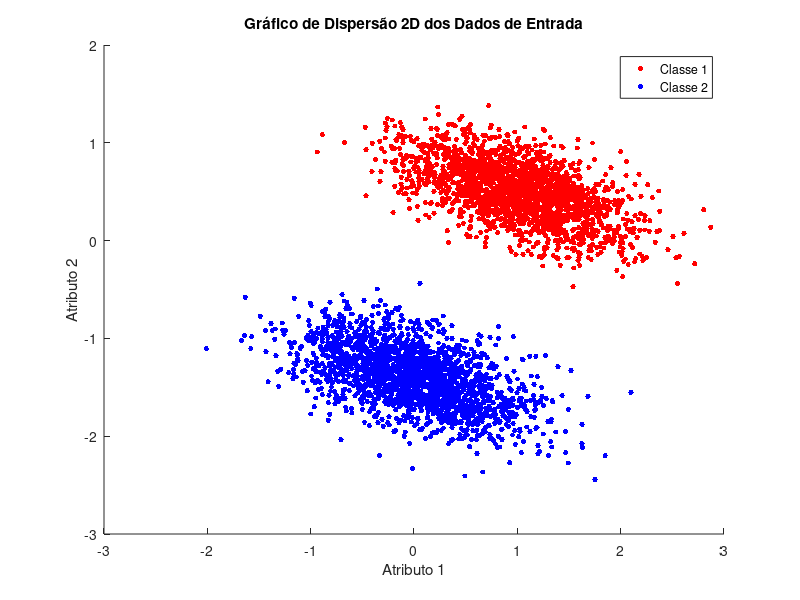

The MATLAB script that drew this image: (Note: this script raises an error after producing the figure.)
% Inicializando o ambiente de trabalho
clc;
clear;
close all;

% Carregar o arquivo .mat
load('Input1.mat'); 

X = Input1';
y = [ones(2000, 1); 2*ones(2000, 1)];


% Gráfico de dispersão 2D dos dados
figure;
gscatter(X(:,1), X(:,2), y, 'rb', '..', 12);
title('Gráfico de Dispersão 2D dos Dados de Entrada');
xlabel('Atributo 1');
ylabel('Atributo 2');
legend('Classe 1', 'Classe 2');
grid off;


% Definir K para K-fold
K = 10;
indices = crossvalind('Kfold', y, K);

% Inicializar vetores para armazenar acurácias
accuracy_bayes = zeros(K, 1);
accuracy_lda = zeros(K, 1);

% Loop K-fold
for k = 1:K
    test_idx = (indices == k);
    train_idx = ~test_idx;
    
    X_train = X(train_idx, :);
    y_train = y(train_idx);
    X_test = X(test_idx, :);
    y_test = y(test_idx);
    
    % Classificador Bayesiano
    y_pred_bayes = bayesian_classifier(X_train, y_train, X_test);

    % Classificador Linear LDA
    y_pred_lda = LDA_linear_classifier(X_train, y_train, X_test);
    
    % Calcular acurácia
    accuracy_lda(k) = sum(y_pred_lda == y_test) / length(y_test);

    % Calcula a acurácia
    accuracy_bayes(k) = sum(y_pred_bayes == y_test) / length(y_test);
    
end

% Calcular métricas de desempenho
mean_acc_bayes = mean(accuracy_bayes);
std_acc_bayes = std(accuracy_bayes);

mean_acc_lda = mean(accuracy_lda);
std_acc_lda = std(accuracy_lda);

% Exibir resultados
fprintf('Acurácia do Classificador Bayesiano: %.2f%%\n', mean_acc_bayes * 100);
fprintf('Desvio Padrão do Classificador Bayesiano: %.2f%%\n', std_acc_bayes * 100);
fprintf('\n')

fprintf('Acurácia do LDA: %.2f%%\n', mean_acc_lda * 100);
fprintf('Desvio Padrão do LDA: %.2f%%\n', std_acc_lda * 100);

function y_pred_bayes = bayesian_classifier(X_train, y_train, X_test)
    classes = unique(y_train);
    priori = zeros(1, length(classes));
    posteriori = zeros(size(X_test, 1), length(classes));

    for i = 1:length(classes)
        idx_samples = find(y_train == classes(i));
        priori(i) = length(idx_samples)/length(X_train);
        samples = X_train(idx_samples, :);
        mu = mean(samples, 1);
        cv = cov(samples);
        for j = 1:length(X_test)
            x = X_test(j, :);
            likelihood = gaussian_likelihood(x, mu, cv); 
            posteriori(j, i) = likelihood * priori(i);
        end
    end
    % Para cada exemplo de teste, escolhe a classe com maior valor de posteriori
    [~, y_pred_idx] = max(posteriori, [], 2);
    y_pred_bayes = classes(y_pred_idx);
end

function likelihood = gaussian_likelihood(x, mu, cov_matrix)
    % x: Vetor de amostras de teste
    % mu: Média da distribuição
    % cov_matrix: Matriz de covariância

    % Dimensão do vetor de entrada
    N = length(x); 
    
    % Termo constante na frente do exponencial
    const_term = 1 / ((2 * pi)^(N/2) * sqrt(det(cov_matrix)));
    
    % Diferença entre o vetor de amostras e a média
    diff = x - mu;
    
    % Termo exponencial
    exp_term = exp(-0.5 * (diff * (cov_matrix \ diff')));
    
    % Likelihood
    likelihood = const_term * exp_term;
end

function y_pred_lda = LDA_linear_classifier(X_train, y_train, X_test)
    % Calcular médias de cada classe
    mu1 = mean(X_train(y_train == 1, :), 1);
    mu2 = mean(X_train(y_train == 2, :), 1);

    % Calcular matrizes de covariância de cada classe
    S1 = cov(X_train(y_train == 1, :));
    S2 = cov(X_train(y_train == 2, :));

    % Matriz de dispersão within-class
    Sw = S1 + S2;

    % Calcular vetor de projeção w
    w = inv(Sw) * (mu1 - mu2)';

    % Normalizar w
    w = w / norm(w);

    % Projetar dados de treino e teste em w
    z_train = X_train * w;
    z_test = X_test * w;

    % Calcular médias projetadas
    mean_z1 = mean(z_train(y_train == 1));
    mean_z2 = mean(z_train(y_train == 2));

    % Definir limiar como ponto médio
    threshold = (mean_z1 + mean_z2) / 2;

    % Classificar dados de teste
    y_pred_lda = zeros(length(z_test), 1);
    y_pred_lda(z_test >= threshold) = 1;
    y_pred_lda(z_test < threshold) = 2;

end
